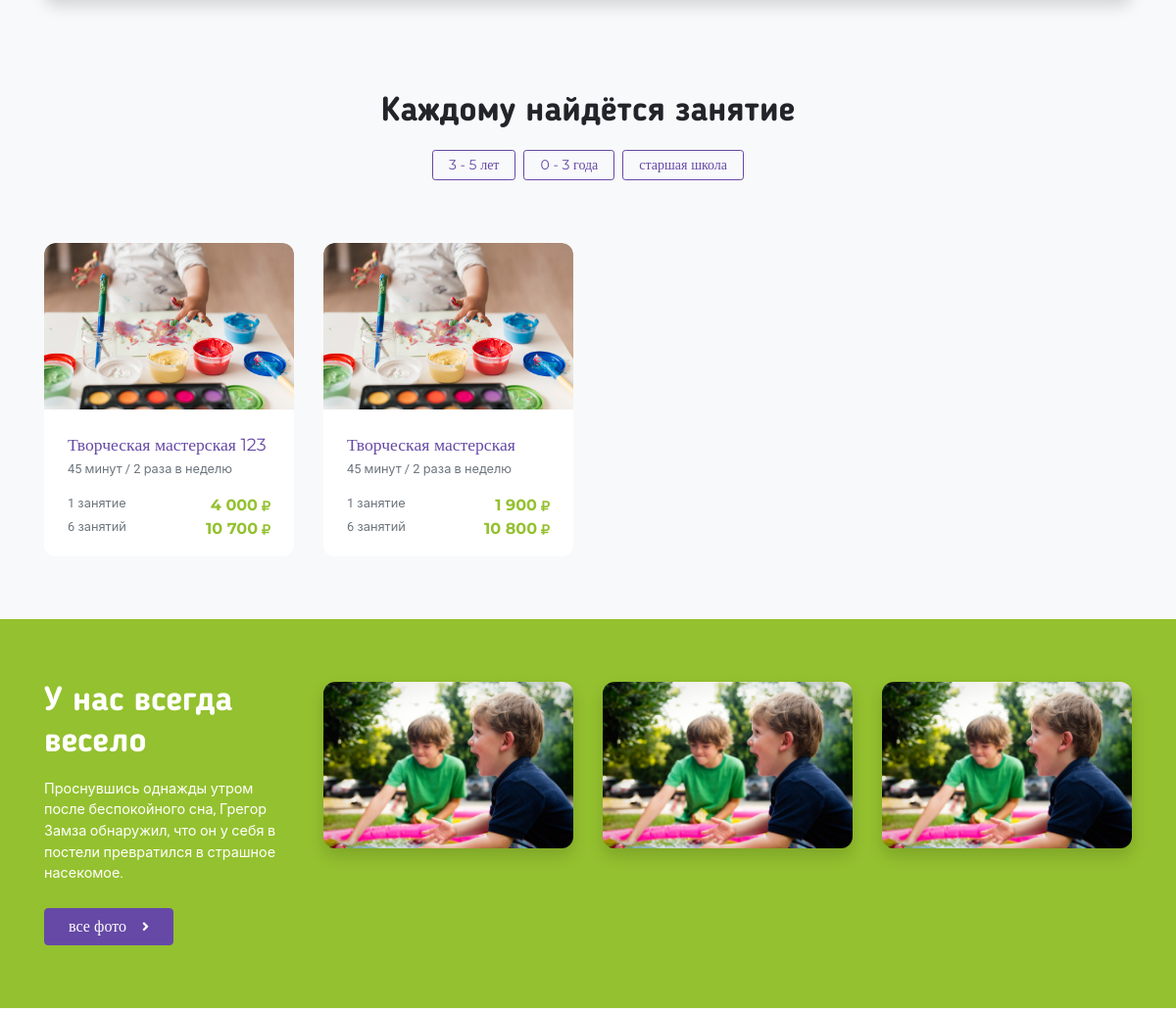
/ (middle part), run on an earlier commit of the app's database.
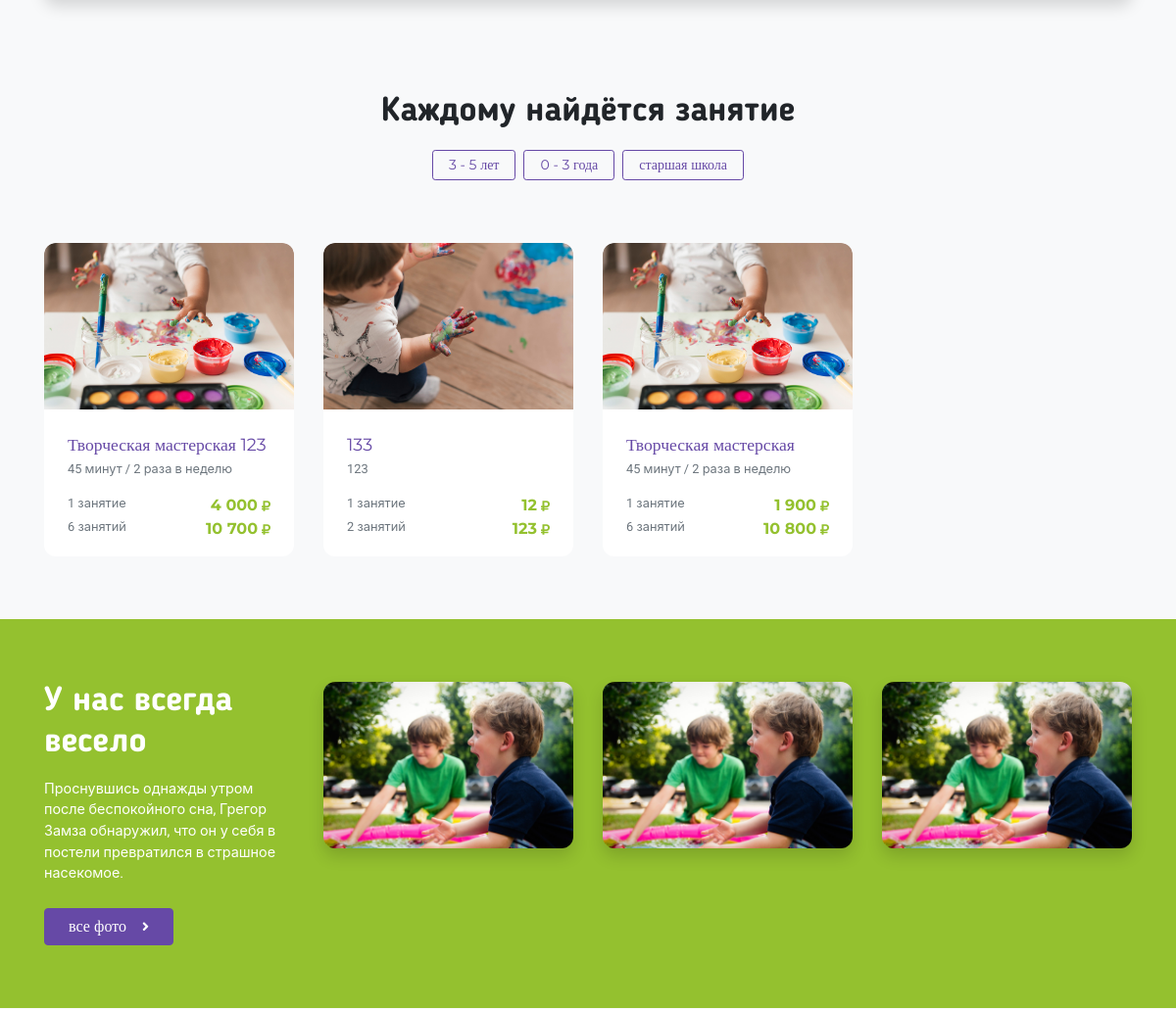
And on a later commit of the database.
### services/models.py (models this page shows, shortened)
class Category(SEOOptimizable):
    title1 = models.CharField(max_length=120, verbose_name='Название (первая строка)')
    title2 = models.CharField(max_length=120, verbose_name='Название (вторая строка)', blank=True, null=True)
    slug = models.SlugField(max_length=250, verbose_name='Slug', unique=True)
    color_prefix = models.CharField(max_length=250, verbose_name='Префикс цвета')
    class Meta:
        verbose_name = 'Категория'
        verbose_name_plural = 'Категории'
        unique_together = ('title1', 'title2')
    def title(self):
        return '%s %s' % (self.title1, self.title2)

class Service(SEOOptimizable):
    categories = models.ManyToManyField(Category, related_name='services', verbose_name='Категории')
    specialists = models.ManyToManyField(Specialist, related_name='services', verbose_name='Специалисты')
    title = models.CharField(max_length=250, unique=True, verbose_name='Название')
    slug = models.SlugField(max_length=250, verbose_name='Slug', unique=True)
    schedule = models.CharField(max_length=250, verbose_name='График')
    one_lesson_price = models.PositiveIntegerField(verbose_name='Цена одного занятия')
    some_lesson_nmb = models.PositiveIntegerField(verbose_name='Количество занятий')
    some_lesson_price = models.PositiveIntegerField(verbose_name='Цена нескольких занятий')
    text = HTMLField(verbose_name='Текст')
    is_active = models.BooleanField(default=True, verbose_name='Показывать на сайте')
    my_order = models.PositiveIntegerField(default=0, blank=False, null=False, verbose_name='Сортировка')
    class Meta:
        verbose_name = 'Услуга'
        verbose_name_plural = 'Услуги'
        ordering = ['my_order']

class ImageInService(models.Model):
    service = models.ForeignKey(Service, on_delete=models.CASCADE, verbose_name='Услуга', related_name='images')
    def get_picture_url(self, filename):
        ext = filename.split('.')[-1]
        filename = '%s.%s' % (self.id, ext)
        return 'images/services/%s/%s' % (self.service.id, filename)
    image = models.ImageField(upload_to=get_picture_url, verbose_name='Изображение')
    class Meta:
        verbose_name = 'Изображение'
        verbose_name_plural = 'Изображения'

class Artclass(SEOOptimizable):
    categories = models.ManyToManyField(Category, related_name='artclasses', verbose_name='Категории')
    specialists = models.ManyToManyField(Specialist, related_name='artclasses', verbose_name='Специалисты')
    title = models.CharField(max_length=250, unique=True, verbose_name='Название')
    slug = models.SlugField(max_length=250, verbose_name='Slug', unique=True)
    schedule = models.CharField(max_length=250, verbose_name='График')
    one_lesson_price = models.PositiveIntegerField(verbose_name='Цена одного занятия')
    some_lesson_nmb = models.PositiveIntegerField(verbose_name='Количество занятий')
    some_lesson_price = models.PositiveIntegerField(verbose_name='Цена нескольких занятий')
    text = HTMLField(verbose_name='Текст')
    is_active = models.BooleanField(default=True, verbose_name='Показывать на сайте')
    my_order = models.PositiveIntegerField(default=0, blank=False, null=False, verbose_name='Сортировка')
    class Meta:
        verbose_name = 'Кружок'
        verbose_name_plural = 'Кружки'
        ordering = ['my_order']

class ImageInArtclass(models.Model):
    artclass = models.ForeignKey(Artclass, on_delete=models.CASCADE, verbose_name='Категория', related_name='images')
    def get_picture_url(self, filename):
        ext = filename.split('.')[-1]
        filename = '%s.%s' % (self.id, ext)
        return 'images/artclasses/%s/%s' % (self.artclass.id, filename)
    image = models.ImageField(upload_to=get_picture_url, verbose_name='Изображение')
    class Meta:
        verbose_name = 'Изображение'
        verbose_name_plural = 'Изображения'

### gallery/models.py (models this page shows, shortened)
class ImageInAlbum(models.Model):
    album = models.ForeignKey(Album, on_delete=models.CASCADE, verbose_name='Альбом', related_name='images')
    def get_picture_url(self, filename):
        ext = filename.split('.')[-1]
        filename = '%s.%s' % (self.id, ext)
        return 'images/albums/%s/%s' % (self.album.id, filename)
    image = models.ImageField(upload_to=get_picture_url, verbose_name='Изображение')
    class Meta:
        verbose_name = 'Изображение'
        verbose_name_plural = 'Изображения'

### landing/views.py (the view)
# urls.py: path('', views.IndexView.as_view(), name='index'),
class IndexView(View):
    def get(self, request):
        phones = Phone.objects.all()
        shedules = Schedule.objects.all()
        addresses = Address.objects.all()
        messengers = Messenger.objects.all()
        emails = Email.objects.all()
        map_code = MapCode.objects.first()
        news = News.objects.latest('id')
        last_album = Album.objects.latest('id')
        about_us = AboutUs.objects.first()
        our_proses = OurPros.objects.all()
        services = Service.objects.filter(is_active=True)
        artclasses = Artclass.objects.filter(is_active=True)
        context = {
            'phones': phones,
            'shedules': shedules,
            'addresses': addresses,
            'messengers': messengers,
            'emails': emails,
            'map_code': map_code,
            'news': news,
            'last_album': last_album,
            'about_us': about_us,
            'our_proses': our_proses,
            'services': services,
            'artclasses': artclasses,
        }
        return render(request, 'landing/index.html', context)

### contacts/models.py (called while the page is built)
    def __str__(self):
        return '%s' % self.address

    def __str__(self):
        return '%s' % self.phone

    def __str__(self):
        return '%s' % self.email

### landing/context_processors.py (called while the page is built)
def context_info(request):
    phone = Phone.objects.first()
    messenger = Messenger.objects.first()
    address = Address.objects.first()
    email = Email.objects.first()
    socials = Social.objects.all()
    seo_titles = TitleTag.objects.all()
    callback_form = CallBackForm()
    categories = Category.objects.all()
    context = {
        'phone': phone,
        'address': address,
        'email': email,
        'messenger': messenger,
        'socials': socials,
        'seo_titles': seo_titles,
        'callback_form': callback_form,
        'categories': categories,
    }
    return context

### news/models.py (called while the page is built)
    def get_absolute_url(self):
        return reverse('news_detail', args=[self.slug])

### templates/landing/index.html (shortened to what the changed rows need)
{% extends 'base.html' %}
{% load imagefit %}
{% block content %}
    <section class="py-4 py-lg-5">
        <div class="container">
            <h2 class="text-center mt-0">Каждому найдётся занятие</h2>
            <div class="text-center">
                <div class="btn-group btn-group-sm btn-group-toggle mb-3 mb-lg-5" data-toggle="buttons">
                    {% for category in categories %}
                        <label class="btn btn-outline-primary font-2">
                            <input type="radio" name="shuffle-filter" value="{{ category.slug }}" />{{ category.title }}
                        </label>
                    {% endfor %}
                </div>
            </div>
            <div class="row shuffle">
                {% for item in services %}
                    <div class="shuffle-item col-lg-3 col-md-6" data-groups="[{% for category in item.categories.all %}&quot;{{ category.slug }}&quot;,{% endfor %} &quot;&quot;]">
                        <div class="card transition my-2 my-md-3">
                            <img src="{{ item.images.first.image.url|resize:'category_image' }}" class="card-img-top d-none d-lg-block" alt="...">
                            <div class="card-body">
                                <a href="{% url 'service' service_type='service' service_slug=item.slug %}" class="card-title h5 mt-0 mb-1 d-block stretched-link font-2 font-weight-normal">{{ item.title }}</a>
                                <span class="d-block small text-muted">{{ item.schedule }}</span>
                            </div>
                            <div class="card-footer">
                                <div class="d-flex justify-content-between">
                                    <p class="card-text small text-muted m-0">1 занятие</p>
                                    <p class="card-text text-success font-2 font-weight-bold m-0"><span class="number">{{ item.one_lesson_price }}</span><i class="fas fa-ruble-sign fa-xs ml-1"></i></p>
                                </div>
                                <div class="d-flex justify-content-between">
                                    <p class="card-text small text-muted m-0">{{ item.some_lesson_nmb }} занятий</p>
                                    <p class="card-text text-success font-2 font-weight-bold m-0"><span class="number">{{ item.some_lesson_price }}</span><i class="fas fa-ruble-sign fa-xs ml-1"></i></p>
                                </div>
                            </div>
                        </div>
                    </div>
                {% endfor %}
                {% for item in artclasses %}
                    <div class="shuffle-item col-lg-3 col-md-6" data-groups="[{% for category in item.categories.all %}&quot;{{ category.slug }}&quot;,{% endfor %} &quot;&quot;]">
                        <div class="card transition my-2 my-md-3">
                            <img src="{{ item.images.first.image.url|resize:'category_image' }}" class="card-img-top d-none d-lg-block" alt="...">
                            <div class="card-body">
                                <a href="{% url 'service' service_type='artclass' service_slug=item.slug %}" class="card-title h5 mt-0 mb-1 d-block stretched-link font-2 font-weight-normal">{{ item.title }}</a>
                                <span class="d-block small text-muted">{{ item.schedule }}</span>
                            </div>
                            <div class="card-footer">
                                <div class="d-flex justify-content-between">
                                    <p class="card-text small text-muted m-0">1 занятие</p>
                                    <p class="card-text text-success font-2 font-weight-bold m-0"><span class="number">{{ item.one_lesson_price }}</span><i class="fas fa-ruble-sign fa-xs ml-1"></i></p>
                                </div>
                                <div class="d-flex justify-content-between">
                                    <p class="card-text small text-muted m-0">{{ item.some_lesson_nmb }} занятий</p>
                                    <p class="card-text text-success font-2 font-weight-bold m-0"><span class="number">{{ item.some_lesson_price }}</span><i class="fas fa-ruble-sign fa-xs ml-1"></i></p>
                                </div>
                            </div>
                        </div>
                    </div>
                {% endfor %}
            </div>
        </div>
    </section>
    <section class="bg-success pt-4 pb-2 py-lg-5">
        <div class="container py-0 py-lg-3">
            <div class="row">
                <div class="col-lg-3 col-12">
                    <h2 class="text-white mt-0 mb-2 mb-lg-3">У нас всегда весело</h2>
                </div>
                {% for image in last_album.images.all|slice:":3" %}
                    <div class="col-lg-3 col-md-4 col-6">
                        <a href="{{ image.image.url|resize:'big_image' }}" class="zoom-image mb-4 mb-lg-0 shadow">
                            <img src="{{ image.image.url|resize:'landing_image' }}" class="w-100" alt="...">
                        </a>
                    </div>
                {% endfor %}
            </div>
        </div>
    </section>
{% endblock content %}

What changed in the data, as far as the page shows it:
added Service: images.first.image|resize (placeholder picture), title "133", schedule "123", one_lesson_price "12", some_lesson_nmb "2", some_lesson_price "123"
